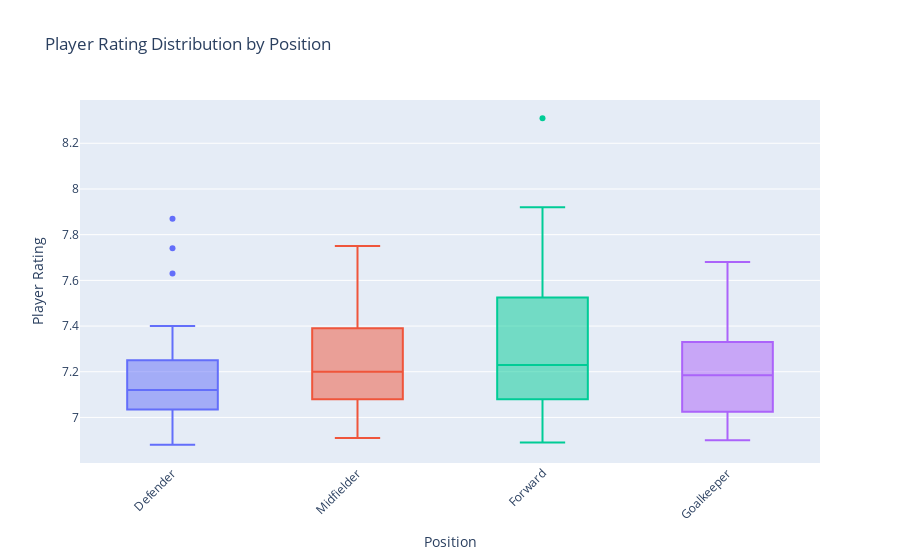

Here is the notebook cell this chart was saved with:
### Markdown cell above
#### 2. Boxplot: Rating sipas Position

### Code cell
fig_box = px.box(
    ucl,
    x="Position",
    y="Rating",
    color="Position",
    title="Player Rating Distribution by Position",
    labels={"Rating": "Player Rating", "Position": "Position"}
)
fig_box.update_layout(
    xaxis_tickangle=-45,
    showlegend=False,

)

fig_box.show()

### Figure 1 — Plotly figure (JSON) as saved in the notebook; plotly's stock layout.template omitted (floating-point values rounded to 4 significant figures)
{"data": [{"alignmentgroup": "True", "hovertemplate": "Position=%{x}<br>Player Rating=%{y}<extra></extra>", "legendgroup": "Defender", "marker": {"color": "#636efa"}, "name": "Defender", "notched": false, "offsetgroup": "Defender", "orientation": "v", "showlegend": true, "x": ["Defender", "Defender", "Defender", "Defender", "Defender", "Defender", "Defender", "Defender", "Defender", "Defender", "Defender", "Defender", "Defender", "Defender", "Defender", "Defender", "Defender", "Defender", "Defender", "Defender", "Defender", "Defender", "Defender", "Defender", "Defender", "Defender", "Defender", "Defender", "Defender", "Defender", "Defender", "Defender", "Defender", "Defender", "Defender", "Defender", "Defender", "Defender", "Defender", "Defender", "Defender", "Defender", "Defender", "Defender", "Defender", "Defender", "Defender", "Defender", "Defender", "Defender", "Defender", "Defender", "Defender", "Defender", "Defender", "Defender", "Defender", "Defender", "Defender", "Defender"], "x0": " ", "xaxis": "x", "y": [7.02, 7.31, 7.17, 7.05, 7.87, 6.88, 6.94, 7.1, 7.07, 6.97, 7.12, 7.04, 7.17, 7.14, 7.06, 7.03, 7.63, 7.02, 7.24, 7.17, 7.11, 7.05, 7.29, 7.39, 7.33, 7.28, 7.29, 7.21, 6.9, 7.11, 7.03, 7.26, 7.16, 6.95, 6.96, 7.12, 7.0, 7.26, 7.06, 7.19, 7.33, 7.74, 7.4, 7.08, 7.09, 7.0, 7.11, 7.02, 7.05, 7.21, 7.04, 7.18, 6.95, 7.23, 7.24, 7.27, 7.28, 7.2, 7.16, 7.01], "y0": " ", "yaxis": "y", "type": "box"}, {"alignmentgroup": "True", "hovertemplate": "Position=%{x}<br>Player Rating=%{y}<extra></extra>", "legendgroup": "Midfielder", "marker": {"color": "#EF553B"}, "name": "Midfielder", "notched": false, "offsetgroup": "Midfielder", "orientation": "v", "showlegend": true, "x": ["Midfielder", "Midfielder", "Midfielder", "Midfielder", "Midfielder", "Midfielder", "Midfielder", "Midfielder", "Midfielder", "Midfielder", "Midfielder", "Midfielder", "Midfielder", "Midfielder", "Midfielder", "Midfielder", "Midfielder", "Midfielder", "Midfielder", "Midfielder", "Midfielder", "Midfielder", "Midfielder", "Midfielder", "Midfielder", "Midfielder", "Midfielder", "Midfielder", "Midfielder", "Midfielder", "Midfielder", "Midfielder", "Midfielder", "Midfielder", "Midfielder", "Midfielder", "Midfielder", "Midfielder", "Midfielder", "Midfielder", "Midfielder", "Midfielder", "Midfielder", "Midfielder", "Midfielder", "Midfielder", "Midfielder", "Midfielder", "Midfielder", "Midfielder", "Midfielder", "Midfielder", "Midfielder", "Midfielder", "Midfielder", "Midfielder", "Midfielder", "Midfielder", "Midfielder", "Midfielder", "Midfielder", "Midfielder", "Midfielder", "Midfielder", "Midfielder", "Midfielder"], "x0": " ", "xaxis": "x", "y": [7.11, 7.31, 7.18, 7.27, 7.24, 7.23, 7.22, 7.24, 7.51, 7.09, 6.97, 7.43, 7.59, 7.48, 7.06, 7.16, 7.16, 7.14, 7.15, 7.21, 7.2, 6.91, 7.19, 7.0, 7.2, 7.1, 7.27, 7.31, 7.32, 7.45, 7.17, 7.11, 7.16, 7.08, 7.39, 7.08, 7.07, 7.02, 7.06, 7.27, 7.05, 7.11, 7.75, 7.03, 7.02, 7.48, 7.03, 7.62, 7.63, 7.53, 7.55, 6.93, 7.71, 7.32, 7.26, 6.95, 7.2, 7.13, 7.5, 7.39, 7.29, 6.92, 7.05, 7.06, 7.41, 7.43], "y0": " ", "yaxis": "y", "type": "box"}, {"alignmentgroup": "True", "hovertemplate": "Position=%{x}<br>Player Rating=%{y}<extra></extra>", "legendgroup": "Forward", "marker": {"color": "#00cc96"}, "name": "Forward", "notched": false, "offsetgroup": "Forward", "orientation": "v", "showlegend": true, "x": ["Forward", "Forward", "Forward", "Forward", "Forward", "Forward", "Forward", "Forward", "Forward", "Forward", "Forward", "Forward", "Forward", "Forward", "Forward", "Forward", "Forward", "Forward", "Forward", "Forward", "Forward", "Forward", "Forward", "Forward", "Forward", "Forward", "Forward", "Forward", "Forward", "Forward", "Forward", "Forward", "Forward", "Forward", "Forward", "Forward", "Forward", "Forward", "Forward", "Forward", "Forward", "Forward", "Forward", "Forward", "Forward", "Forward", "Forward", "Forward", "Forward", "Forward", "Forward", "Forward", "Forward", "Forward", "Forward", "Forward", "Forward", "Forward", "Forward", "Forward", "Forward", "Forward", "Forward", "Forward"], "x0": " ", "xaxis": "x", "y": [7.48, 8.31, 7.6, 6.93, 6.89, 7.21, 7.36, 7.92, 7.39, 7.24, 7.33, 7.55, 7.08, 7.15, 7.79, 7.6, 7.1, 7.08, 7.85, 7.33, 7.17, 7.51, 7.42, 7.03, 6.91, 6.95, 7.17, 7.91, 6.9, 6.9, 7.22, 7.22, 7.22, 7.49, 6.97, 7.39, 7.54, 7.46, 7.27, 6.9, 7.09, 7.15, 7.63, 7.8, 7.14, 7.59, 7.08, 7.87, 7.32, 7.0, 7.69, 7.41, 6.95, 7.0, 7.16, 7.55, 7.44, 7.05, 7.61, 6.94, 6.94, 7.28, 7.18, 7.15], "y0": " ", "yaxis": "y", "type": "box"}, {"alignmentgroup": "True", "hovertemplate": "Position=%{x}<br>Player Rating=%{y}<extra></extra>", "legendgroup": "Goalkeeper", "marker": {"color": "#ab63fa"}, "name": "Goalkeeper", "notched": false, "offsetgroup": "Goalkeeper", "orientation": "v", "showlegend": true, "x": ["Goalkeeper", "Goalkeeper", "Goalkeeper", "Goalkeeper", "Goalkeeper", "Goalkeeper", "Goalkeeper", "Goalkeeper", "Goalkeeper", "Goalkeeper", "Goalkeeper", "Goalkeeper", "Goalkeeper", "Goalkeeper", "Goalkeeper", "Goalkeeper", "Goalkeeper", "Goalkeeper", "Goalkeeper", "Goalkeeper"], "x0": " ", "xaxis": "x", "y": [7.0, 7.14, 7.34, 7.26, 7.68, 7.55, 6.97, 6.9, 7.23, 7.35, 6.92, 7.2, 7.12, 7.32, 7.05, 6.98, 7.13, 7.49, 7.17, 7.3], "y0": " ", "yaxis": "y", "type": "box"}], "layout": {"xaxis": {"anchor": "y", "domain": [0.0, 1.0], "title": {"text": "Position"}, "categoryorder": "array", "categoryarray": ["Defender", "Midfielder", "Forward", "Goalkeeper"], "tickangle": -45}, "yaxis": {"anchor": "x", "domain": [0.0, 1.0], "title": {"text": "Player Rating"}}, "legend": {"title": {"text": "Position"}, "tracegroupgap": 0}, "title": {"text": "Player Rating Distribution by Position"}, "boxmode": "overlay", "showlegend": false}}
